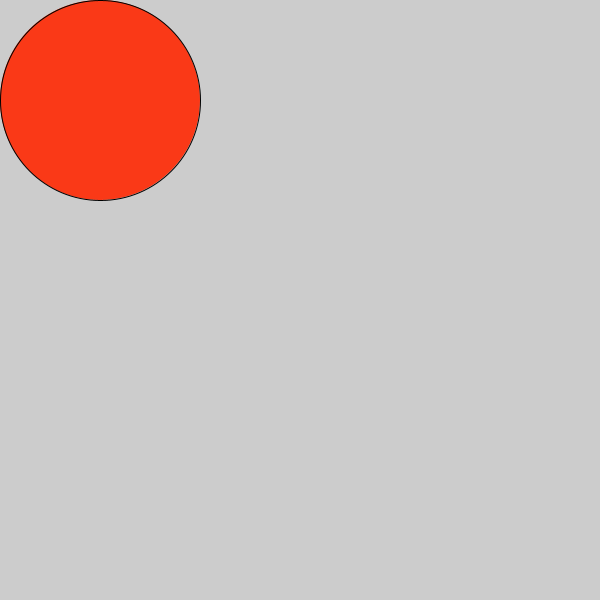
Frame 1 (no input)
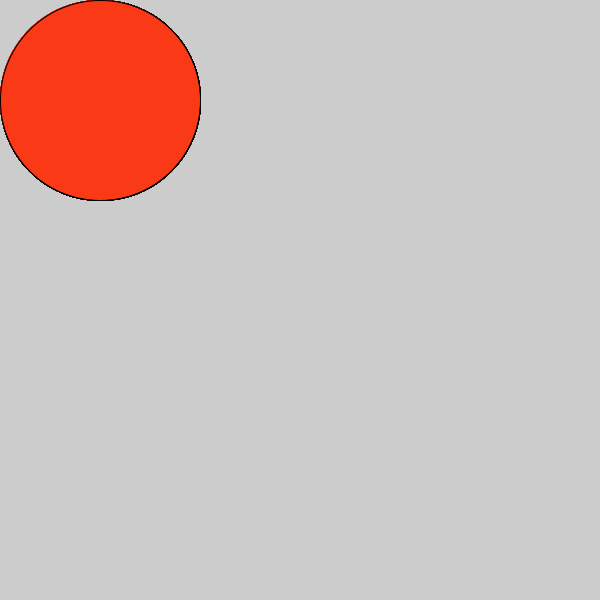
Frame 60 (the mouse pressed at the canvas centre just before this capture)
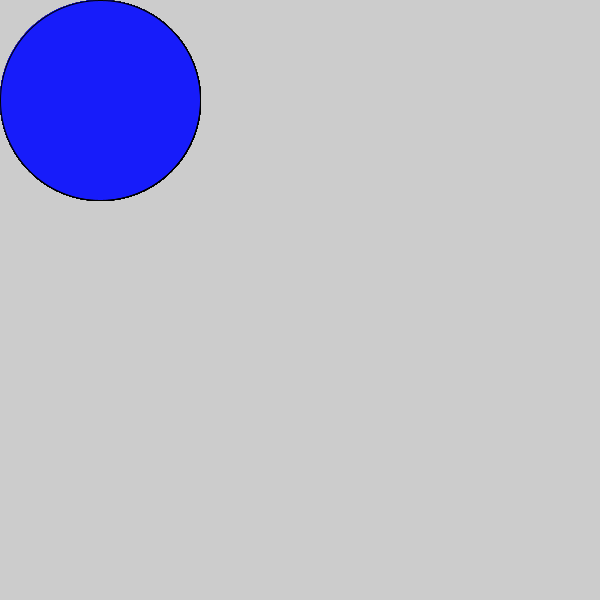
Frame 120 (the mouse held since frame 60 and released just before this capture)

The Processing sketch that drew these frames (run headless with seeded random() and noise(); from frame 60 on, the mouse is pressed at the canvas centre):

// Processing sketch: Logical_Dot
// ── Logical_Dot.pde


void setup() {
size (600,600);
}

void draw() {
  fill(#17F0FA);
  
if (mousePressed) {
        fill(#171CFA);
} else {
         fill(#FA3917);
}
ellipse(100,100,200,200);
}
